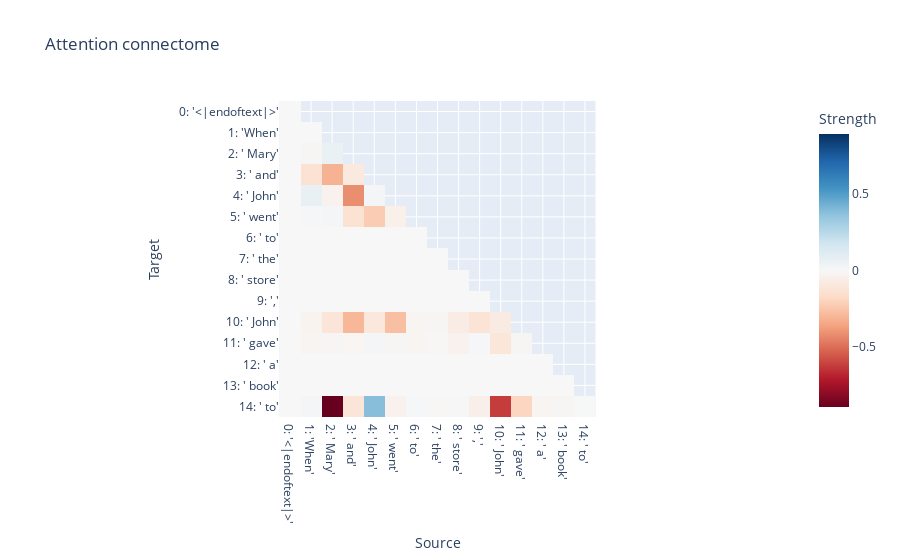

The notebook cell saved with this chart:
### Code cell
threshold = 0.15
prompt = "When Mary and John went to the store, John gave a book to"
corrupt_prompt = "When Tom and Sarah went to the store, Felix gave a book to"

c = d.connectom(model, prompt,
          d.logit_diff_metric(model, ' Mary', ' John'),
          d.ZeroPattern(),
          # d.CorruptIntervention(model, prompt, corrupt_prompt),
          # d.BasicStrategy(),
          # d.BacktrackBisectStrategy(threshold),
          strategy=d.BacktrackingStrategy(threshold),
          # strategy=d.BisectStrategy(threshold),
)
# sankey_diagram_of_connectome(model, prompt, c, threshold=threshold);
d.plot_attn_connectome(model, prompt, c).show()
graph = d.plot_graphviz_connectome(model, prompt, c, threshold=threshold).pipe('svg').decode('utf-8')
SVG(graph)

### Figure 1 — Plotly figure (JSON) as saved in the notebook; plotly's stock layout.template omitted (floating-point values rounded to 4 significant figures; data arrays with more than 128 entries replaced by an {"elided": "..."} marker saying what was removed)
{"data": [{"coloraxis": "coloraxis", "name": "0", "x": ["0: '<|endoftext|>'", "1: 'When'", "2: ' Mary'", "3: ' and'", "4: ' John'", "5: ' went'", "6: ' to'", "7: ' the'", "8: ' store'", "9: ','", "10: ' John'", "11: ' gave'", "12: ' a'", "13: ' book'", "14: ' to'"], "y": ["0: '<|endoftext|>'", "1: 'When'", "2: ' Mary'", "3: ' and'", "4: ' John'", "5: ' went'", "6: ' to'", "7: ' the'", "8: ' store'", "9: ','", "10: ' John'", "11: ' gave'", "12: ' a'", "13: ' book'", "14: ' to'"], "z": {"elided": "15x15 float values"}, "type": "heatmap", "xaxis": "x", "yaxis": "y", "hovertemplate": "Source: %{x}<br>Target: %{y}<br>Strength: %{z}<extra></extra>"}], "layout": {"xaxis": {"anchor": "y", "domain": [0.0, 1.0], "scaleanchor": "y", "constrain": "domain", "title": {"text": "Source"}}, "yaxis": {"anchor": "x", "domain": [0.0, 1.0], "autorange": "reversed", "constrain": "domain", "title": {"text": "Target"}}, "coloraxis": {"colorbar": {"title": {"text": "Strength"}}, "colorscale": [[0.0, "rgb(103,0,31)"], [0.1, "rgb(178,24,43)"], [0.2, "rgb(214,96,77)"], [0.3, "rgb(244,165,130)"], [0.4, "rgb(253,219,199)"], [0.5, "rgb(247,247,247)"], [0.6, "rgb(209,229,240)"], [0.7, "rgb(146,197,222)"], [0.8, "rgb(67,147,195)"], [0.9, "rgb(33,102,172)"], [1.0, "rgb(5,48,97)"]], "cmid": 0}, "title": {"text": "Attention connectome"}}}
